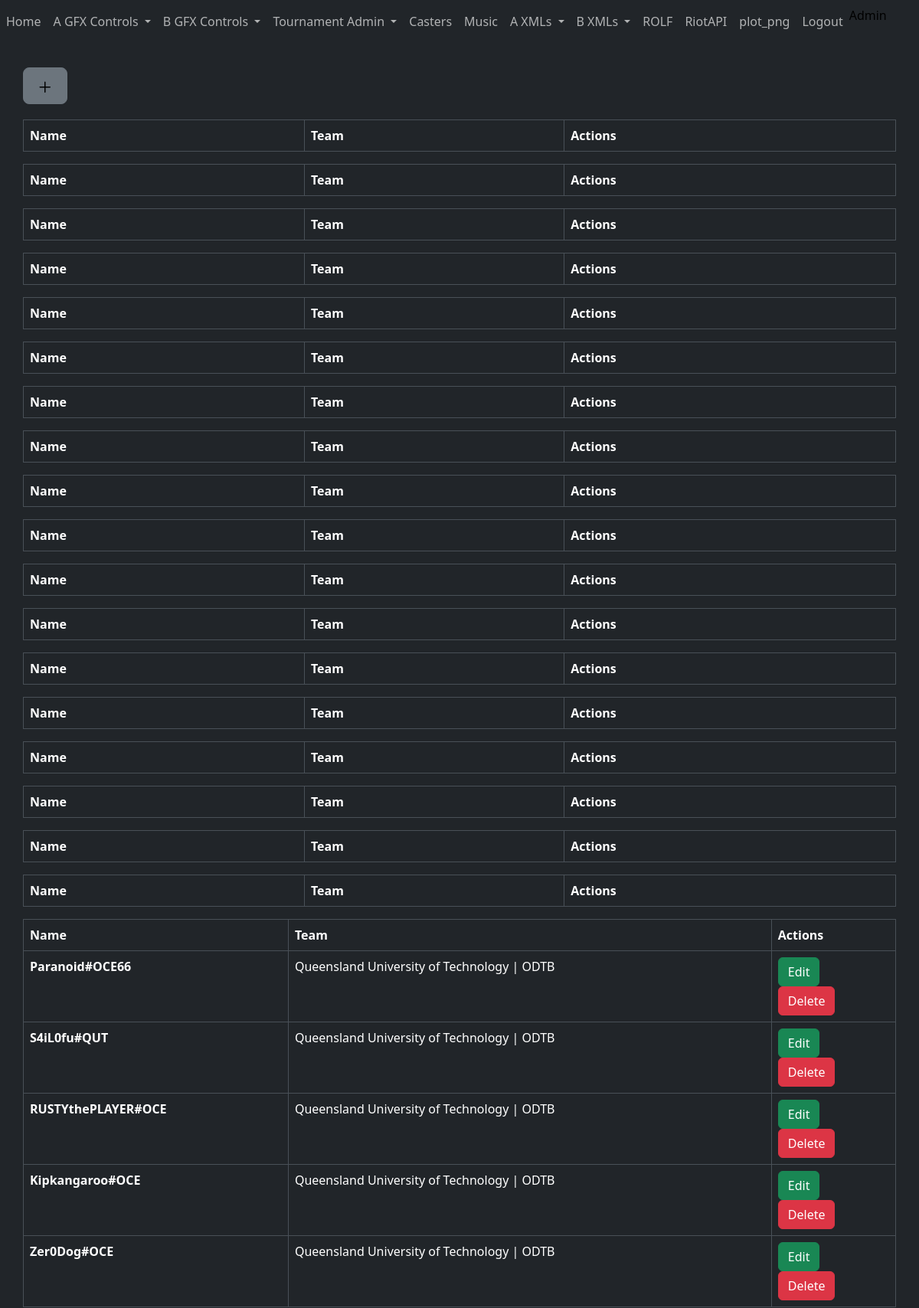
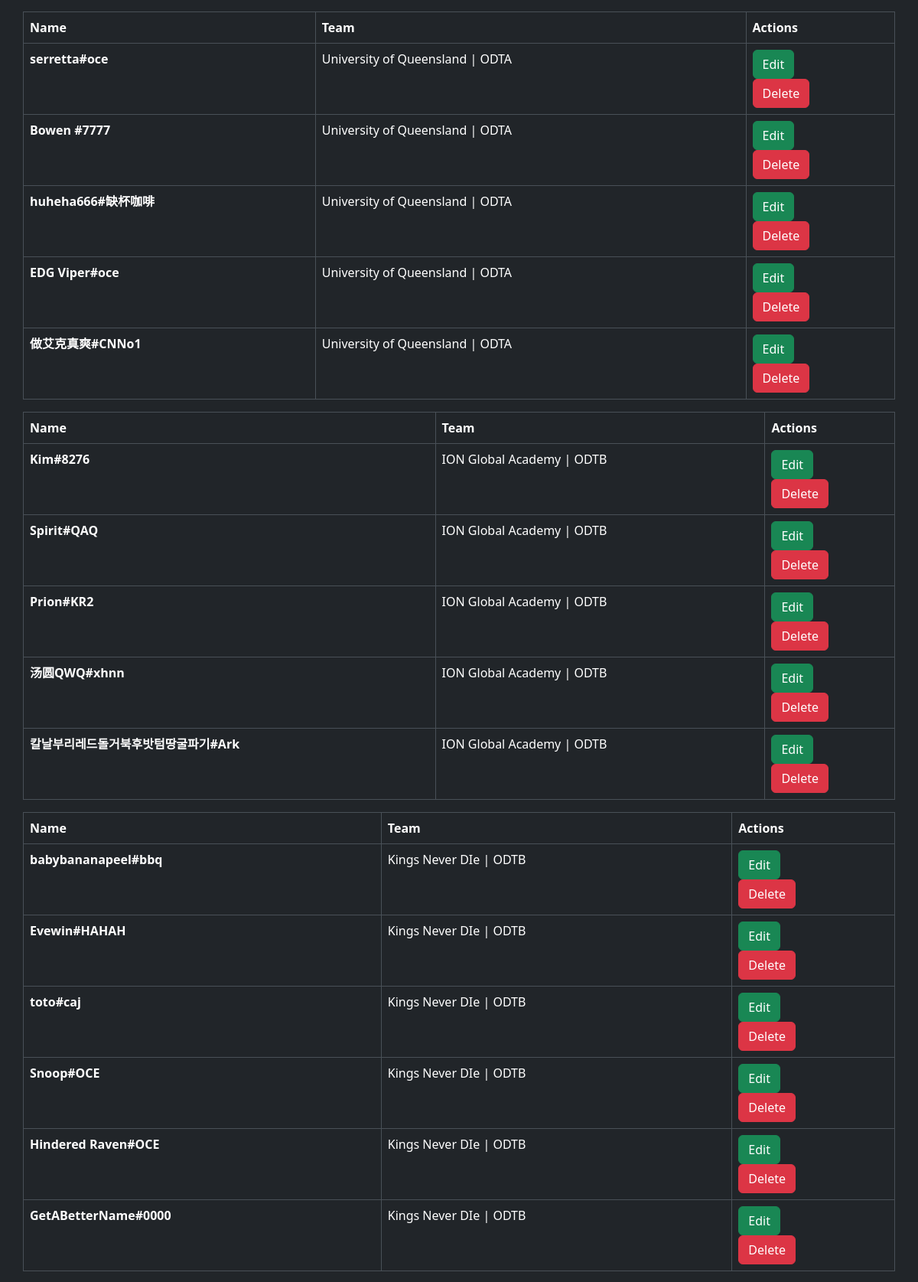
/Players/ (signed in, upper part), run on the app's committed database (2 pictures, top to bottom).
### App/models.py (models this page shows)
class User(UserMixin, db.Model):
    __tablename__='users'
    id = db.Column(db.Integer, primary_key=True)
    username = db.Column(db.String(60), nullable=False)
    password = db.Column(db.String(500), nullable=False)

class Teams(db.Model):
    __tablename__='Teams'
    id = db.Column(db.Integer, primary_key=True)
    name = db.Column(db.String(64))
    abbreviation = db.Column(db.String(64))
    description = db.Column(db.String(64))
    logoBlue = db.Column(db.String(64))
    logoRed = db.Column(db.String(64))
    colour= db.Column(db.String(64))
    wins = db.Column(db.String(64))
    losses = db.Column(db.String(64))

class Players(db.Model):
    __tablename__="Players"
    id = db.Column(db.Integer, primary_key=True)
    puid = db.Column(db.String(256))
    name = db.Column(db.String(64))
    team = db.Column(db.String(64))
    killsavg = db.Column(db.String(64))
    deathsavg=db.Column(db.String(64))
    assistsavg=db.Column(db.String(64))
    goldavg=db.Column(db.String(64))
    winpercentage=db.Column(db.String(64))
    dmgavg=db.Column(db.String(64))
    creepscoreavg=db.Column(db.String(64))

### App/BluePrints/PlayersBP.py (the view)
@bp.route('/Players/')
@login_required
def players():
    data = Players.query.all()
    teams = Teams.query.all()
    return render_template('Players/Players.html', headings = headings.PlayerHeadings, data = data, teams=teams)

### App/templates/Players/Players.html (shortened to what this page needs)
{% extends "Base.html" %}
{% import "bootstrap/wtf.html" as wtf %}
{% block content %}
<div class="container">
  <div>
    <a type="button" class="btn btn-secondary btn-lg btn-block" href={{url_for('PlayersBP.playeradd')}}><img src="../static/img/plus.svg"></a>
  </div>
    <div style="height: 20px;"> </div>
  <div class="row">
    <div class="col-12">
      {% for Team in teams%}
      <table class="table table-bordered">
        <thead>
          <tr>
            <th scope="col">Name</th>
            <th scope="col">Team</th>
            <th scope="col">Actions</th>
          </tr>
        </thead>
        <tbody>
          {% for player in data%}
          {% if Team.id|int() == player.team|int() %}
          <tr>
              <th scope="row">
                  {{player.name}}
              </th>
              <td>
                      {{Team.name}} | {{Team.description}}
              </td>
              <td>
                <button type="button" class="btn btn-success" onclick="Edit('{{player.id}}')">Edit</button>
                <button type="button" class="btn btn-danger" onclick="Del('{{player.id}}')">Delete</button>
              </td>
          </tr>
          {% endif %}
      {% endfor %}
        </tbody>
      </table>
      {% endfor %}
    </div>
  </div>
</div>
{% endblock %}

### App/templates/Base.html (shortened to what this page needs)
<!doctype html>
<html lang="en" data-bs-theme="dark">
  <head>
	<link href="https://cdn.jsdelivr.net/npm/bootstrap@5.3.2/dist/css/bootstrap.min.css" rel="stylesheet">
  </head>
  <body>
	<nav class="navbar navbar-expand-lg custom-element">
		<div class="position-relative" id="navbarSupportedContent" data-bs-theme="dark">
			<ul class="navbar-nav mr-auto">
				<li class="nav-item active">
					<a class="nav-link" href={{url_for('main.index')}}>Home</a>
				</li>
				<li class="nav-item dropdown">
					<div class="dropdown">
						<a class="nav-link dropdown-toggle" type="button" data-bs-toggle="dropdown" aria-expanded="false">
							A GFX Controls
						</a>
					</div>
				</li>
				<li class="nav-item dropdown">
					<div class="dropdown">
						<a class="nav-link dropdown-toggle" type="button" data-bs-toggle="dropdown" aria-expanded="false">
							B GFX Controls
						</a>
					</div>
				</li>
				<li class="nav-item dropdown">
					<div class="dropdown">
						<a class="nav-link dropdown-toggle" type="button" data-bs-toggle="dropdown" aria-expanded="false">
							Tournament Admin
						</a>
					</div>
				</li>
				<li class="nav-item"><a class="nav-link" href={{url_for('CastersBP.casters')}}>Casters</a></li>
				<li class="nav-item"><a class="nav-link" href={{url_for('MusicBP.music')}}>Music</a></li>
				<li class="nav-item dropdown">
					<div class="dropdown">
						<a class="nav-link dropdown-toggle" type="button" data-bs-toggle="dropdown" aria-expanded="false">
							A XMLs
						</a>
					</div>
				</li>
				<li class="nav-item dropdown">
					<div class="dropdown">
						<a class="nav-link dropdown-toggle" type="button" data-bs-toggle="dropdown" aria-expanded="false">
							B XMLs
						</a>
					</div>
				</li>
				<li class="nav-item"><a class="nav-link" href={{url_for('ROLFBP.rolf')}}>ROLF</a></li>
				<li class="nav-item"><a class="nav-link" href={{url_for('main.RiotAPI')}}>RiotAPI</a></li>
				<li class="nav-item"><a class="nav-link" href={{url_for('Plot.plot_png')}}>plot_png</a></li>
				<li class="nav-item"><a class="nav-link" href={{url_for('LoginBP.logout')}}>Logout</a></li>
				<li class="nav-item">{{session['username']}}</li>
			</ul>
		</div>
    </nav>
    {% block content %}
    {% endblock %}
  </body>
</html>

### App/templates/Base.html (style rules this page uses)
.custom-element { color: #000; }

### App/templates/Players/Players.html (style rules this page uses)
.container { padding: 2rem 0rem; }

### data on the page
User: username "Admin"
Players: name "Paranoid#OCE66", name "Queensland University of Technology", description "ODTB"
Players: name "S4iL0fu#QUT", name "Queensland University of Technology", description "ODTB"
Players: name "RUSTYthePLAYER#OCE", name "Queensland University of Technology", description "ODTB"
Players: name "Kipkangaroo#OCE", name "Queensland University of Technology", description "ODTB"
Players: name "Zer0Dog#OCE", name "Queensland University of Technology", description "ODTB"
Players: name "serretta#oce", name "University of Queensland", description "ODTA"
Players: name "Bowen #7777", name "University of Queensland", description "ODTA"
Players: name "huheha666#缺杯咖啡", name "University of Queensland", description "ODTA"
Players: name "EDG Viper#oce", name "University of Queensland", description "ODTA"
Players: name "做艾克真爽#CNNo1", name "University of Queensland", description "ODTA"
Players: name "Kim#8276", name "ION Global Academy", description "ODTB"
Players: name "Spirit#QAQ", name "ION Global Academy", description "ODTB"
Players: name "Prion#KR2", name "ION Global Academy", description "ODTB"
Players: name "汤圆QWQ#xhnn", name "ION Global Academy", description "ODTB"
Players: name "칼날부리레드돌거북후밧텀땅굴파기#Ark", name "ION Global Academy", description "ODTB"
Players: name "babybananapeel#bbq", name "Kings Never DIe", description "ODTB"
Players: name "Evewin#HAHAH", name "Kings Never DIe", description "ODTB"
Players: name "toto#caj", name "Kings Never DIe", description "ODTB"
Players: name "Snoop#OCE", name "Kings Never DIe", description "ODTB"
Players: name "Hindered Raven#OCE", name "Kings Never DIe", description "ODTB"
Players: name "GetABetterName#0000", name "Kings Never DIe", description "ODTB"
